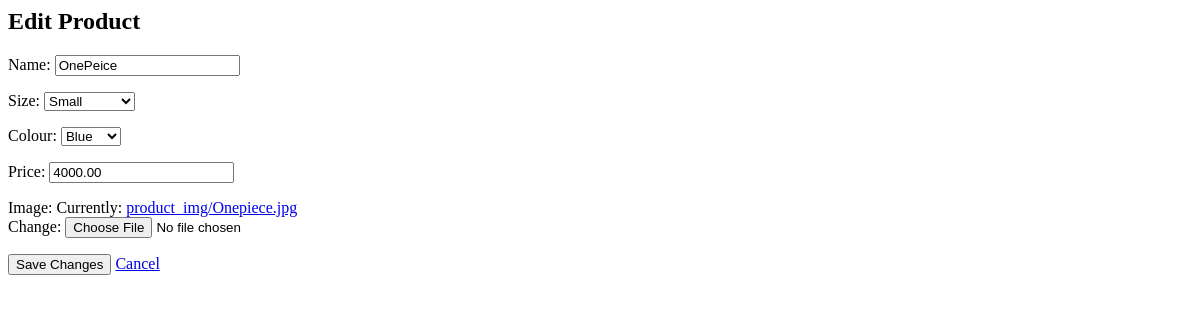
Page /clothing/edit/7/ on the earlier database version.
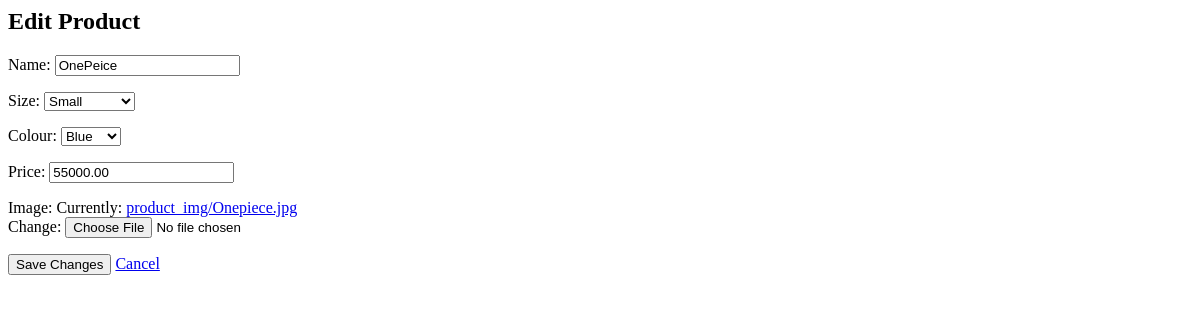
Same page on the later database version.
### clothing/models.py (models this page shows)
class Product(models.Model):
    Size_choices=[
        ('S','Small'),
        ('M','Medium'),
        ('L','Large'),
        ('XL','Extar Large')
    ]
    Colour_choices=[
        ('Red','Red'),
        ('Blue','Blue'),
        ('Green','Green'),
        ('Black','Black'),
        ('White','White'),
    ]
    name=models.CharField(max_length=200)
    size=models.CharField(max_length=2, choices=Size_choices,default='M')
    colour=models.CharField(max_length=10, choices=Colour_choices,default='Red')
    price=models.DecimalField(max_digits=10, decimal_places=2)
    image=models.ImageField(upload_to='product_img/')

### clothing/views.py (the view)
# urls.py: path('edit/<int:product_id>/',views.edit_product,name='edit_product'),
def edit_product(request,product_id):
    product=get_object_or_404(Product,id=product_id)
    if request.method == "POST":
        form=ProductForm(request.POST, request.FILES,instance=Product)
        if form.is_valid():
            form.save()
            return redirect('clothing')
    else:
        form=ProductForm(instance=product)
    return render(request, 'clothing/edit_product.html', {'form':form})

### clothing/forms.py
class ProductForm(forms.ModelForm):
    class Meta:
        model=Product
        fields=['name','size','colour','price','image']

### clothing/templates/clothing/edit_product.html (shortened to what this page needs)
<h2>Edit Product</h2>
<form method="POST" enctype="multipart/form-data">
{{ form.as_p}}
    <button type="submit" class="btn btn-success">Save Changes</button>
    <a href="{% url 'clothing' %}" class="btn btn-secondary">Cancel</a>
</form>

Differences in the rows shown:
changed Product "OnePeice": price "4000.00" → "55000.00"
